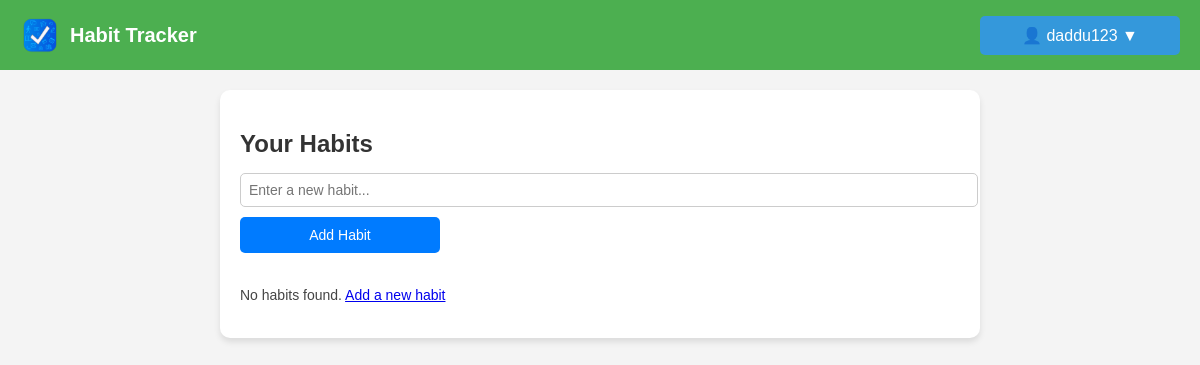
Before: /manage-habits (signed in) with the older database file.
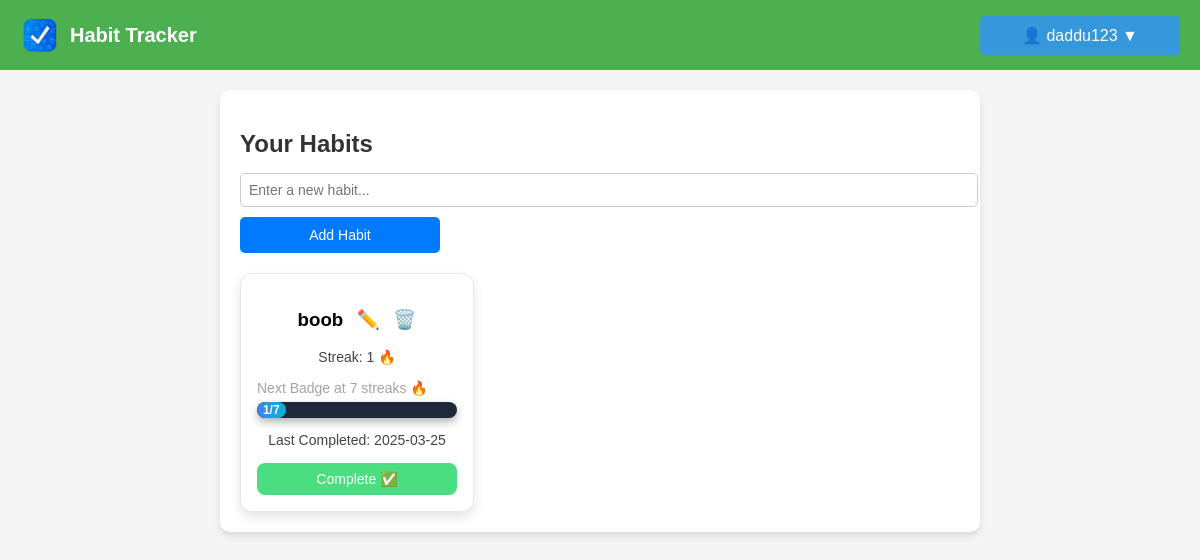
After: the same page with the newer database file.
### models.py (models this page shows, shortened)
class Activity(db.Model):
    id = db.Column(db.Integer, primary_key=True)
    name = db.Column(db.String(120), nullable=False)
    user_id = db.Column(db.Integer, db.ForeignKey('user.id'), nullable=False)
    streak = db.Column(db.Integer, default=0)
    last_completed = db.Column(db.DateTime, default=None)
    date_added = db.Column(db.Date, default=datetime.utcnow)
    status = db.Column(db.String(10), default='active')

### routes.py (the view)
@main_bp.route('/manage-habits')
def manage_habits():
    if 'user_id' not in session:
        flash("Please log in to view your habits.", "danger")
        return redirect(url_for('main.login'))
    user_id = session['user_id']
    habits = Activity.query.filter(Activity.user_id == user_id, Activity.status == "active").all()
    return render_template('manage_habits.html', activities=habits)

### templates/manage_habits.html (shortened to what this page needs)
<!DOCTYPE html>
<html lang="en">
  <head>
    <link
      rel="stylesheet"
      href="{{ url_for('static', filename='styles.css') }}"
    />
  </head>
  <body>
    <nav class="navbar">
      <div class="logo">
        <img
          src="{{ url_for('static', filename='logo.png') }}"
          alt="Habit Tracker Logo"
        />
        <span class="app-name">Habit Tracker</span>
      </div>
      <div class="nav-buttons">
        {% if session['user_id'] %}
        <div class="dropdown">
          <button class="dropbtn">👤 {{ session['username'] }} ▼</button>
        </div>
        {% else %}
        <a href="{{ url_for('main.register') }}" class="btn">Register</a>
        <a href="{{ url_for('main.login') }}" class="btn btn-outline">Login</a>
        {% endif %}
      </div>
    </nav>
    <div class="container">
      <h2>Your Habits</h2>
      <form
        method="POST"
        action="{{ url_for('main.add_habit') }}"
        class="habit-form"
      >
        <input
          type="text"
          name="habit_name"
          placeholder="Enter a new habit..."
          required
        />
        <button type="submit">Add Habit</button>
      </form>
      <div class="habit-list">
        {% if activities %} {% for habit in activities %} {% set
        badge_milestones = [1, 7, 30, 180, 360] %} {% set next_badge =
        badge_milestones | select("greaterthan", habit.streak) | list | first %}
        <div class="habit-card">
          <h3>
            {{ habit.name }}
            <a
              href="{{ url_for('main.edit_habit', habit_id=habit.id) if habit.id else '#' }}"
              title="Edit Habit"
              >✏️</a
            >
            <a
              href="{{ url_for('main.confirm_delete', habit_id=habit.id) }}"
              title="Delete Habit"
              >🗑️</a
            >
          </h3>
          <p>Streak: {{ habit.streak }} 🔥</p>
          {% if next_badge %}
          <p class="next-badge-info">
            Next Badge at {{ next_badge }} streaks 🔥
          </p>
          <div class="progress-container next-badge-bar">
            <div
              class="progress-bar-next"
              style="width: {{ (habit.streak / next_badge) * 100 }}%;"
            >
              {{ habit.streak }}/{{ next_badge }}
            </div>
          </div>
          {% else %}
          <p class="next-badge-info">
            🎯 You've unlocked all badges! Keep going! 🚀
          </p>
          {% endif %}
          <p>
            Last Completed: {{ habit.last_completed.strftime('%Y-%m-%d') if
            habit.last_completed else "Not yet" }}
          </p>
          <form
            action="{{ url_for('main.complete_habit', habit_id=habit.id) }}"
            method="POST"
          >
            <button type="submit" class="complete-btn">Complete ✅</button>
          </form>
        </div>
        {% endfor %} {% else %}
        <p>
          No habits found.
          <a href="{{ url_for('main.manage_habits') }}">Add a new habit</a>
        </p>
        {% endif %}
      </div>
    </div>
  </body>
</html>

Changed rows visible on the page:
added Activity: name "boob", streak "1", next_badge "7", last_completed "2025-03-25"
Other visible differences:
text no longer shown: "No habits found. Add a new habit"
